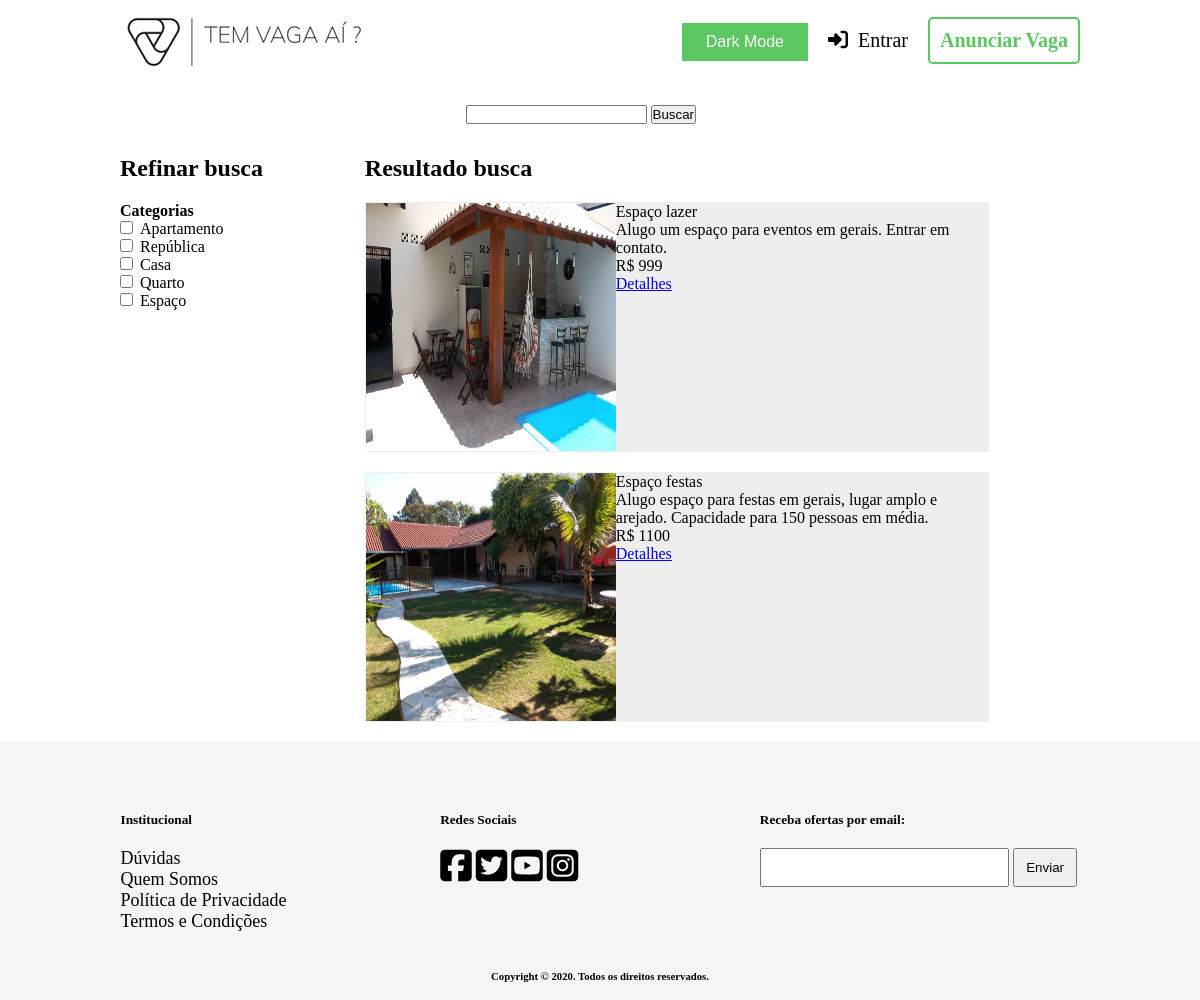
Screenshot of /paginas/resultadoBusca.php?buscar=Espaço with the database file from the repository.
### tables this page shows
CREATE TABLE IF NOT EXISTS Imagem (
    idImagem INT NOT NULL AUTO_INCREMENT PRIMARY KEY,
    url VARCHAR(90),
    Anuncio_idAnuncio INT
);

CREATE TABLE IF NOT EXISTS Anuncio (
    idAnuncio INT NOT NULL AUTO_INCREMENT PRIMARY KEY,
    titulo VARCHAR(45),
    descricao VARCHAR(150),
    valor FLOAT,
    Usuario_idUsuario INT
);

### classes/Categoria.class.php (called while the page is built, shortened)
<?php
class Categoria {
    public function getNomeDasCategorias () {
        global $pdo;
        $sql = $pdo->prepare("SELECT nome FROM Categoria");
        $sql->execute();
        $array = NULL;
        if ($sql->execute() == true) {
            if ($sql->rowCount() > 0) {
                $array = $sql->fetchAll(PDO::FETCH_COLUMN);
            }
        }
        return $array;
    }
}
?>

### classes/Anuncio.class.php (called while the page is built, shortened)
<?php
class Anuncio {
    public function getAnuncios ($termo) {
        global $pdo;
        $termo = $this->test_input($termo);
        $sql = $pdo->prepare("SELECT * FROM Anuncio WHERE titulo LIKE LOWER (?) OR descricao LIKE LOWER (?)");
        $termoBuscar = '%'.$termo.'%';
        $sql->bindParam(1, $termoBuscar);
        $sql->bindParam(2, $termoBuscar);
        $array = NULL;
        if ($sql->execute() == true) {
            if ($sql->rowCount() > 0) {
                $array = $sql->fetchAll();
            }
        }
        return $array;
    }
    public function getImagensPorAnuncio ($idAnuncio) {
        global $pdo;
        $sql = $pdo->prepare("SELECT * FROM Imagem WHERE Anuncio_idAnuncio = ?");
        $sql->bindParam(1, $idAnuncio);
        $array = NULL;
        if ($sql->execute() == true) {
            if ($sql->rowCount() > 0) {
                $array = $sql->fetchAll();
            }
        }
        return $array;
    }
    public function test_input($data) {
        $data = trim($data);
        $data = stripslashes($data);
        $data = htmlspecialchars($data);
        return $data;
    }
}
?>

### paginas/resultadoBusca.php (the view, shortened to what this page needs)
<!DOCTYPE html>
<html lang="en" dir="ltr">
    <head>
        <link rel="stylesheet" href="../css/footer.css">
        <link rel="stylesheet" href="../css/header.css">
        <link rel="stylesheet" href="../css/resultadoBusca.css">
        <link rel="stylesheet" href="../css/darkMode.css">
    </head>
    <body>
        <?php require './header.php'; ?>
        <div class="conteudoPrincipal">
            <div class="buscaAvancada">
                <form class="" action="<?php echo htmlspecialchars($_SERVER["PHP_SELF"]);?>" method="get" id ='formID'>
                    <input type="text" name="buscar" value="">
                    <input type="submit" name="" value="Buscar">
                </form>
            </div>
            <div>
                <div class="refinarBusca">
                    <h2>Refinar busca</h2>
                    <div class="categorias">
                        <h4>Categorias</h4>
                        <?php
                        $pastaImagens = __ROOT__.'/imagens/anuncios/';
                        require '../classes/Categoria.class.php';
                        $c = new Categoria();
                        $categorias = $c->getNomeDasCategorias();
                        if (isset($categorias) && !empty($categorias)) {
                            foreach ($categorias as $cat){
                                echo "<input  name='categoria[]' form='formID' type='checkbox' style='margin-right: 7px;' value=".$cat.">".$cat."</input> <br>";
                            }
                        }
                        ?>
                    </div>
                </div>
                <div class="resultadoAnuncios">
                    <h2>Resultado busca</h2>
                    <?php
                    require '../classes/Anuncio.class.php';
                    $a = new Anuncio();
                    if (isset($_GET)) :
                        if (isset($_GET['categoria']) && count($_GET['categoria']) != 0) {
                            $resultadoBusca = $a->getAnunciosPorCategoria($_GET['categoria'], $_GET['buscar']);
                        } else {
                            if (!empty($_GET['buscar'])) {
                                $resultadoBusca = $a->getAnuncios($_GET['buscar']);
                            }
                        }
                        if (isset($resultadoBusca) && !empty($resultadoBusca)):
                            foreach ($resultadoBusca as $anuncio):
                            ?>
                                <div class='anuncio'>
                                    <div class='imagem'>
                                        <?php
                                        $imagens = $a->getImagensPorAnuncio($anuncio['idAnuncio']);
                                        if (isset($imagens) && !empty($imagens)) {
                                            foreach ($imagens as $img) {
                                                echo "<img src='".$pastaImagens.$img['url']."' alt=''>";
                                            }
                                        }
                                        ?>
                                    </div>
                                    <div class='info'>
                                        <span class="titulo"><?php echo $anuncio['titulo'] ?></span>
                                        <span class="descricao"><?php echo $anuncio['descricao'] ?></span>
                                        <span class="valor"><?php echo "R$ ".$anuncio['valor'] ?></span>
                                        <span class="detalhes"><a href="<?php echo __ROOT__."/paginas/detalhesAnuncios.php?idAnuncio=".$anuncio['idAnuncio'] ?>">Detalhes</a></span>
                                    </div>
                                </div>
                            <?php
                            endforeach;
                        else:
                            echo "<h4 style='padding-top: 20px;'>Nada encontrado</h4>";
                        endif;
                    else:
                        echo "<h4 style='padding-top: 20px;'>Nada encontrado</h4>";
                    endif;
                    ?>
                </div>
            </div>
        </div>
        <?php require './footer.php' ?>
    </body>
</html>

### css/header.css (style rules this page uses)
* { box-sizing: border-box; margin: 0; padding: 0; }
body { background-color: rgb(252,252,252); display: flex; flex-direction: column; justify-content: space-between; min-height: 100vh; }

### css/resultadoBusca.css (style rules this page uses)
.conteudoPrincipal { min-height: 64vh; margin: 0 auto; width: 80%; padding-top: 25px; }
.conteudoPrincipal > div:last-child { width: 100%; }
.buscaAvancada { display: flex; width: 96%; height: 50px; justify-content: center; }
.refinarBusca { display: inline-block; width: 25.5%; float: left; }
.resultadoAnuncios { width: 65%; display: inline-block; float: left; }
.categorias { padding-top: 20px; }
.anuncio { width: 100%; height: 250px; margin: 20px 0; background-color: #EEE; border: 1px solid #EEE; border-radius: 2px; }
.anuncio .imagem { display: inline-block; width: 250px; height: 100%; overflow: hidden; }
.anuncio .imagem img { width: 250px; height: 100%; }
.anuncio .info { display: inline-block; width: calc(100% - 250px); float: right; height: 100%; }
.anuncio .info span { display: block; }

### css/darkMode.css (style rules this page uses)
body { background-color: white; color: black; }

### rows the page displays
anuncio: titulo "Espaço lazer", descricao "Alugo um espaço para eventos em gerais. Entrar em contato.", valor "999"
imagem: url (picture)
anuncio: titulo "Espaço festas", descricao "Alugo espaço para festas em gerais, lugar amplo e arejado. Capacidade para 150 pessoas em média.", valor "1100"
imagem: url (picture)

### other values shown
$cat "Apartamento"
$cat "República"
$cat "Casa"
$cat "Quarto"
$cat "Espaço"
